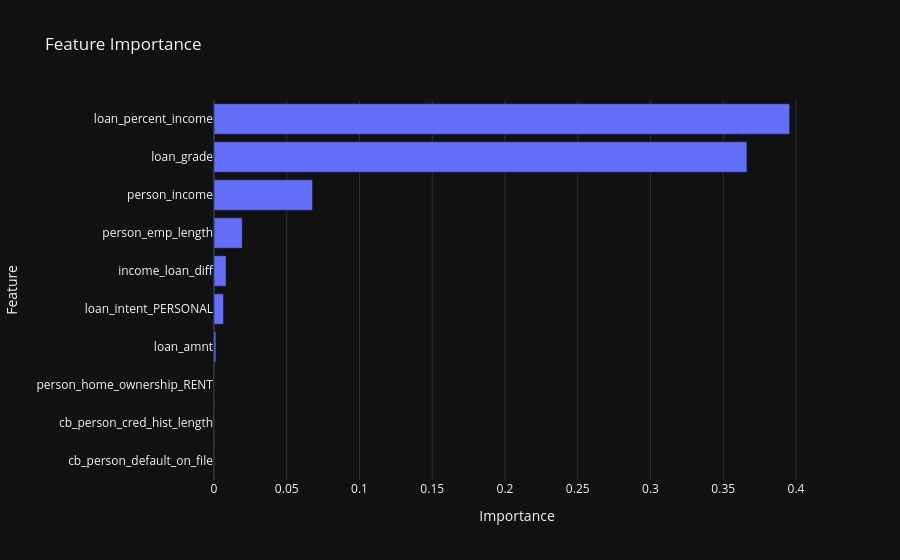

The code cell stored with this chart in its notebook:
### Code cell
dt_visualizer.plot_feature_importance()

### Figure 1 — Plotly figure (JSON) as saved in the notebook; plotly's stock layout.template omitted (floating-point values rounded to 4 significant figures)
{"data": [{"orientation": "h", "x": [0.0, 0.0, 0.0, 0.001281, 0.00653, 0.008314, 0.01938, 0.06773, 0.3663, 0.3957], "y": ["cb_person_default_on_file", "cb_person_cred_hist_length", "person_home_ownership_RENT", "loan_amnt", "loan_intent_PERSONAL", "income_loan_diff", "person_emp_length", "person_income", "loan_grade", "loan_percent_income"], "type": "bar"}], "layout": {"title": {"text": "Feature Importance"}, "xaxis": {"title": {"text": "Importance"}}, "yaxis": {"title": {"text": "Feature"}}, "showlegend": false}}
